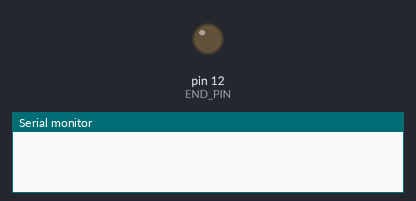
This sketch was run on a simulated Arduino Uno, built with avr-gcc and run on an emulated ATmega328P. Shown: output pins drawn as LEDs (lit = HIGH), the last lines printed to the serial monitor.

Above: at 0.1 s.
At 5.1 s:
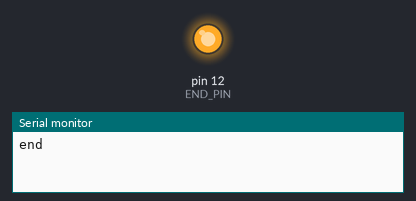
Timing chart, 0 to 6.6 s (numbered marks = the images above):
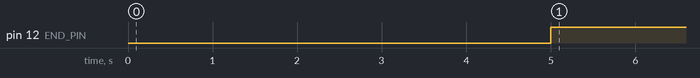

The sketch:

digital_test.ino
```cpp
#define END_PIN 12

void setup() {
  // put your setup code here, to run once:
  Serial.begin(9600);
  pinMode(END_PIN, OUTPUT);
  digitalWrite(END_PIN, LOW);
}

void loop() {
  delay(5000);
  digitalWrite(END_PIN, HIGH);
  Serial.println("end");
}
```

Measured:
- by itself, pin 12 (END_PIN): LOW → HIGH at 5.0 s
